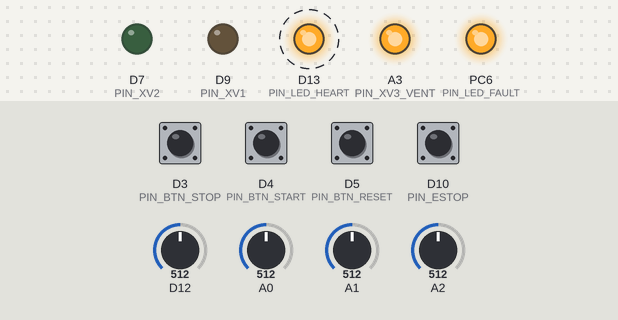
Recording of a sketch running on a simulated STM32 Nucleo. On the bench: output pins drawn as LEDs (lit = HIGH). Dashed ring = blinking. The test bench sets the inputs (shaded band); at power-on: D3 (PIN_BTN_STOP), D4 (PIN_BTN_START), D5 (PIN_BTN_RESET), D10 (PIN_ESTOP) HIGH, A0 = 512, A1 = 512, A2 = 512, D12 = 512 (analog values on the 0–1023 scale). What the sketch prints to the serial monitor is not drawn.

Above: at 1.2 s.
1.3 s: A0 set to 542
3.5 s: A1 set to 539
6.5 s: A2 set to 528
Timing chart, 0 to 15.5 s (numbered marks = the images above; inputs shaded):
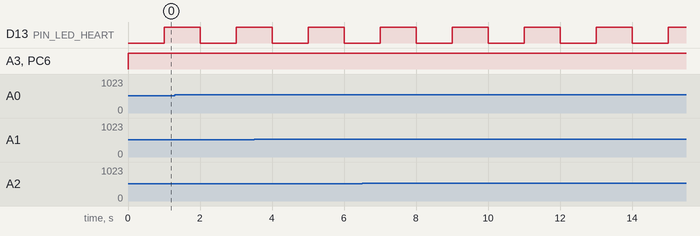

Measured:
- by itself, D13 (PIN_LED_HEART): alternates HIGH for 1.0 s and LOW for 1.0 s

The sketch:

sketch.ino
```cpp
// ===== H2 dispenser controller - Step 3b: E-stop interrupt + bug fixes =====
#include "sensor_420.h"
#include "redundancy.h"
#include "rate_check.h"
#include "faults.h"
#include "safety.h"

// ---- inputs ----
#define PIN_BTN_RESET  PB4
#define PIN_BTN_START  PB5
#define PIN_BTN_STOP   PB3
#define PIN_ESTOP      PB6     // NEW: E-stop loop, LOW = healthy, HIGH = STOP
// ---- outputs ----
#define PIN_LED_FAULT  PC6
#define PIN_XV1        PC7
#define PIN_XV2        PA8
#define PIN_XV3_VENT   PB0
#define PIN_LED_HEART  PA5

Sensor sensors[] = {
  { "PT1", "MPa",  PA0,   0.0f, 100.0f },
  { "PT2", "MPa",  PA1,   0.0f, 100.0f },
  { "TT1", "C",    PA4, -50.0f, 100.0f },
  { "GD1", "%LEL", PA6,   0.0f, 100.0f },
};
const int N_SENSORS = 4;
SensorPair pressure = { "P", &sensors[0], &sensors[1], 2.0f, 500 };
RateCheck rates[] = {
  { &sensors[0], 20.0f, 100 },
  { &sensors[1], 20.0f, 100 },
  { &sensors[2],  5.0f, 100 },
};

// process limits with HYSTERESIS (trip value, clear value) - example values
const float P_TRIP = 87.5f, P_CLEAR = 85.0f;
const float T_TRIP = 85.0f, T_CLEAR = 80.0f;
const float GAS_WARN_LEL = 10.0f, GAS_ALARM_LEL = 25.0f, GAS_HYST = 2.0f;
bool opActive = false, otActive = false, gasWarnActive = false, gasAlarmActive = false;

Safety   safety;
uint32_t faults = 0, lastFaults = 0;
const uint32_t SAMPLE_MS = 10, PRINT_MS = 1000;
uint32_t lastSample = 0, lastPrint = 0;
bool lastReset = false, lastStart = false, lastStop = false;

// ================= E-STOP INTERRUPT =================
// 'volatile': the variable is changed inside an interrupt, so the compiler
// must re-read it from memory every time instead of keeping a cached copy.
volatile bool     estopTripped = false;
volatile uint32_t estopAtUs    = 0;

void estopISR() {
  // FAST PATH: close the valves RIGHT NOW, without waiting for loop().
  // Kept tiny: no Serial, no delay, no maths.
  digitalWrite(PIN_XV1, LOW);
  digitalWrite(PIN_XV2, LOW);
  digitalWrite(PIN_XV3_VENT, HIGH);      // LED on = venting
  if (!estopTripped) estopAtUs = micros();
  estopTripped = true;
}

// Writes the valve outputs, but never re-opens a valve after the E-stop ISR
// closed it. Interrupts are blocked between the CHECK and the WRITE, so the
// ISR cannot fire in the gap (that gap would be a race condition).
void writeOutputs(const Valves& v) {
  noInterrupts();
  if (estopTripped) {
    digitalWrite(PIN_XV1, LOW);
    digitalWrite(PIN_XV2, LOW);
    digitalWrite(PIN_XV3_VENT, HIGH);
  } else {
    digitalWrite(PIN_XV1, v.xv1Supply);
    digitalWrite(PIN_XV2, v.xv2Dispense);
    digitalWrite(PIN_XV3_VENT, !v.xv3VentClosed);
  }
  interrupts();
}

// ================= fault collection =================
// trip at 'trip', clear only below 'clear' (prevents chattering at the limit)
bool hyst(bool& active, float value, float trip, float clear) {
  if (!active && value >= trip)  active = true;
  if (active  && value <  clear) active = false;
  return active;
}

uint32_t collectFaults() {
  uint32_t f = 0;
  if (!usable(sensors[0])) f |= FLT_PT1_WIRING;
  if (!usable(sensors[1])) f |= FLT_PT2_WIRING;
  if (!usable(sensors[2])) f |= FLT_TT1_WIRING;
  if (!usable(sensors[3])) f |= FLT_GD1_WIRING;
  if (pressure.state == PAIR_DEGRADED) f |= FLT_P_DEGRADED;
  if (pressure.state == PAIR_DISAGREE) f |= FLT_P_DISAGREE;
  if (pressure.state == PAIR_LOST || pressure.state == PAIR_INIT) f |= FLT_P_LOST;
  if (rates[0].fault) f |= FLT_PT1_RATE;
  if (rates[1].fault) f |= FLT_PT2_RATE;
  if (rates[2].fault) f |= FLT_TT1_RATE;
  if (pressure.state != PAIR_LOST && pressure.state != PAIR_INIT)
    if (hyst(opActive, pressure.value, P_TRIP, P_CLEAR)) f |= FLT_OVERPRESSURE;
  if (usable(sensors[2]) && hyst(otActive, sensors[2].value, T_TRIP, T_CLEAR)) f |= FLT_OVERTEMP;
  if (usable(sensors[3])) {
    if (hyst(gasWarnActive,  sensors[3].value, GAS_WARN_LEL,  GAS_WARN_LEL  - GAS_HYST)) f |= FLT_GAS_WARN;
    if (hyst(gasAlarmActive, sensors[3].value, GAS_ALARM_LEL, GAS_ALARM_LEL - GAS_HYST)) f |= FLT_GAS_ALARM;
  }
  // E-stop: latched flag from the ISR, OR the circuit still open right now
  if (estopTripped || digitalRead(PIN_ESTOP) == HIGH) f |= FLT_ESTOP;
  return f;
}

// ================= logging =================
void logTime(uint32_t now) { Serial.print("["); Serial.print(now); Serial.print(" ms] "); }

void logFaultChanges(uint32_t now, uint32_t oldF, uint32_t newF) {
  uint32_t changed = oldF ^ newF;
  for (int b = 0; b < N_FAULT_BITS; b++) {
    if (!(changed & (1u << b))) continue;
    logTime(now);
    Serial.print((newF & (1u << b)) ? "FAULT+ " : "FAULT- ");
    Serial.print(faultName(b));
    if (newF & (1u << b)) { Serial.print("  -> action "); Serial.print(actionName(faultAction(1u << b))); }
    Serial.println();
  }
}

// list every active fault whose action is at least 'minAct': the REASON
void printReasons(uint32_t f, Action minAct) {
  for (int b = 0; b < N_FAULT_BITS; b++)
    if ((f & (1u << b)) && faultAction(1u << b) >= minAct) { Serial.print(" "); Serial.print(faultName(b)); }
  Serial.println();
}

bool pressedEdge(uint32_t pin, bool& last) {
  bool now = digitalRead(pin) == LOW;
  bool edge = now && !last;
  last = now;
  return edge;
}

void setup() {
  Serial.begin(115200);
  analogReadResolution(12);
  pinMode(PIN_BTN_RESET, INPUT_PULLUP);
  pinMode(PIN_BTN_START, INPUT_PULLUP);
  pinMode(PIN_BTN_STOP,  INPUT_PULLUP);
  pinMode(PIN_ESTOP,     INPUT_PULLUP);    // open circuit -> HIGH -> STOP (fail-safe)
  pinMode(PIN_LED_FAULT, OUTPUT);
  pinMode(PIN_XV1, OUTPUT);
  pinMode(PIN_XV2, OUTPUT);
  pinMode(PIN_XV3_VENT, OUTPUT);
  pinMode(PIN_LED_HEART, OUTPUT);
  safetyInit(safety);
  attachInterrupt(digitalPinToInterrupt(PIN_ESTOP), estopISR, RISING);
  if (digitalRead(PIN_ESTOP) == HIGH) estopTripped = true;   // already open at power-up
  Serial.println("H2 dispenser - Step 3b: E-stop interrupt + fixes");
}

void loop() {
  uint32_t now = millis();

  if (now - lastSample >= SAMPLE_MS) {
    lastSample += SAMPLE_MS;

    for (int i = 0; i < N_SENSORS; i++) sensorUpdate(sensors[i], (uint16_t)analogRead(sensors[i].pin));
    pairUpdate(pressure, now);
    for (int i = 0; i < 3; i++) rateUpdate(rates[i], now);

    bool start = pressedEdge(PIN_BTN_START, lastStart);
    bool stop  = pressedEdge(PIN_BTN_STOP,  lastStop);
    bool reset = pressedEdge(PIN_BTN_RESET, lastReset);

    if (reset) {
      logTime(now); Serial.println("RESET pressed");
      pairReset(pressure);
      for (int i = 0; i < 3; i++) rateReset(rates[i]);
      // the E-stop latch may only clear when the button is released (circuit closed)
      if (estopTripped && digitalRead(PIN_ESTOP) == LOW) estopTripped = false;
    }

    // report the reaction time of the E-stop interrupt (once)
    static bool estopReported = false;
    if (estopTripped && !estopReported) {
      uint32_t atUs; noInterrupts(); atUs = estopAtUs; interrupts();
      logTime(now); Serial.print("E-STOP: valves closed by ISR, loop noticed ");
      Serial.print((micros() - atUs) / 1000.0f, 2); Serial.println(" ms later");
      estopReported = true;
    }
    if (!estopTripped) estopReported = false;

    faults = collectFaults();
    if (faults != lastFaults) { logFaultChanges(now, lastFaults, faults); lastFaults = faults; }

    DispState before = safety.state;
    bool changed = safetyUpdate(safety, faults, start, stop, reset, now);
    if (changed) {
      logTime(now); Serial.print("STATE "); Serial.print(dispStateName(before));
      Serial.print(" -> "); Serial.println(dispStateName(safety.state));
    }

    // NEW: tell the operator WHY a command was refused
    if (start && safety.state != DS_FILLING) {
      logTime(now); Serial.print("START refused (state "); Serial.print(dispStateName(safety.state));
      Serial.print(")");
      if ((safety.state == DS_ESD || safety.state == DS_STOPPED) && worstAction(faults) < ACT_STOP)
        Serial.println(": causes cleared, shutdown is LATCHED -> press RESET first");
      else { Serial.print(", active:"); printReasons(faults, ACT_INHIBIT); }
    }
    if (reset && (safety.state == DS_STOPPED || safety.state == DS_ESD)) {
      logTime(now); Serial.print("RESET refused, still active:"); printReasons(faults, ACT_STOP);
    }

    writeOutputs(safety.out);
    digitalWrite(PIN_LED_FAULT, faults != 0);
  }

  if (now - lastPrint >= PRINT_MS) {
    lastPrint += PRINT_MS;
    digitalWrite(PIN_LED_HEART, !digitalRead(PIN_LED_HEART));
    Serial.print(dispStateName(safety.state));
    Serial.print("  P="); Serial.print(pressure.value, 1);
    Serial.print(" (PT1="); Serial.print(sensors[0].value, 1);
    Serial.print(" PT2="); Serial.print(sensors[1].value, 1); Serial.print(")");
    Serial.print("  T="); Serial.print(sensors[2].value, 1);
    Serial.print("  GD1="); Serial.print(sensors[3].value, 1);
    Serial.print("  faults=0x"); Serial.print(faults, HEX);
    Serial.print("  XV1="); Serial.print(digitalRead(PIN_XV1));
    Serial.print(" XV2="); Serial.print(digitalRead(PIN_XV2));
    Serial.print(" VENT="); Serial.println(digitalRead(PIN_XV3_VENT));
  }
}
```

faults.h
```cpp
// faults.h - the FAULT REGISTER: one bit per fault, many can be active at once.
// Fixes the Step 2 flaw where one state variable could hide a second fault.
#pragma once
#include <stdint.h>

enum FaultBit : uint32_t {
  FLT_PT1_WIRING   = 1u << 0,
  FLT_PT2_WIRING   = 1u << 1,
  FLT_TT1_WIRING   = 1u << 2,
  FLT_GD1_WIRING   = 1u << 3,
  FLT_P_DEGRADED   = 1u << 4,   // only one pressure sensor left
  FLT_P_DISAGREE   = 1u << 5,
  FLT_P_LOST       = 1u << 6,   // no pressure measurement at all
  FLT_PT1_RATE     = 1u << 7,
  FLT_PT2_RATE     = 1u << 8,
  FLT_TT1_RATE     = 1u << 9,
  FLT_GAS_WARN     = 1u << 10,  // GD1 >= 10 %LEL
  FLT_GAS_ALARM    = 1u << 11,  // GD1 >= 25 %LEL
  FLT_OVERPRESSURE = 1u << 12,  // P >= 87.5 MPa
  FLT_OVERTEMP     = 1u << 13,  // TT1 >= 85 C
  FLT_ESTOP        = 1u << 14,  // NEW: emergency-stop button / circuit open
};
const int N_FAULT_BITS = 15;

inline const char* faultName(int bit) {
  static const char* names[N_FAULT_BITS] = {
    "PT1_WIRING", "PT2_WIRING", "TT1_WIRING", "GD1_WIRING",
    "P_DEGRADED", "P_DISAGREE", "P_LOST",
    "PT1_RATE", "PT2_RATE", "TT1_RATE",
    "GAS_WARN", "GAS_ALARM", "OVERPRESSURE", "OVERTEMP", "ESTOP" };
  return (bit >= 0 && bit < N_FAULT_BITS) ? names[bit] : "?";
}

// ---------- CAUSE & EFFECT MATRIX ----------
// What the station must DO for each fault. Higher number = more severe.
enum Action : uint8_t {
  ACT_NONE    = 0,
  ACT_WARN    = 1,   // alarm to operator, keep running
  ACT_INHIBIT = 2,   // do not START a new fill
  ACT_STOP    = 3,   // controlled stop: close valves in sequence
  ACT_ESD     = 4    // emergency shutdown: close everything now, vent the hose
};

inline Action faultAction(uint32_t bit) {
  switch (bit) {
    case FLT_GAS_WARN:     return ACT_INHIBIT;
    case FLT_P_DEGRADED:   return ACT_STOP;    // Step 2 decision: no redundancy -> stop
    case FLT_P_DISAGREE:   return ACT_STOP;
    case FLT_PT1_RATE:
    case FLT_PT2_RATE:     return ACT_STOP;
    case FLT_TT1_WIRING:
    case FLT_TT1_RATE:     return ACT_STOP;    // cannot verify gas temperature
    case FLT_PT1_WIRING:
    case FLT_PT2_WIRING:   return ACT_WARN;    // covered by P_DEGRADED / P_LOST
    case FLT_GD1_WIRING:   return ACT_ESD;     // blind gas detector = assume gas
    case FLT_P_LOST:       return ACT_ESD;
    case FLT_GAS_ALARM:    return ACT_ESD;
    case FLT_OVERPRESSURE: return ACT_ESD;
    case FLT_OVERTEMP:     return ACT_ESD;
    case FLT_ESTOP:        return ACT_ESD;
  }
  return ACT_NONE;
}

inline const char* actionName(Action a) {
  static const char* n[] = { "none", "WARN", "INHIBIT", "STOP", "ESD" };
  return n[a];
}

// The most severe action required by all active faults together.
inline Action worstAction(uint32_t faults) {
  Action worst = ACT_NONE;
  for (int b = 0; b < N_FAULT_BITS; b++)
    if (faults & (1u << b)) {
      Action a = faultAction(1u << b);
      if (a > worst) worst = a;
    }
  return worst;
}
```

rate_check.h
```cpp
// rate_check.h - "can the real process really change this fast?"
// A pressure pipe cannot jump 30 MPa in 0.1 s. If the reading does, the
// SIGNAL is broken (loose contact, EMI spike, failing transmitter), not the pipe.
#pragma once
#include "sensor_420.h"

struct RateCheck {
  Sensor*  s;
  float    maxRate;        // allowed change [units per second]
  uint32_t windowMs;       // measure the change over this time
  // outputs
  float    rate;           // last measured rate [units/s]
  bool     fault;          // latched until operator reset
  uint32_t trips;
  // internal
  float    lastValue;
  uint32_t lastMs;
  bool     started;
};

// Returns true when a NEW rate fault was latched.
inline bool rateUpdate(RateCheck& r, uint32_t nowMs) {
  if (!usable(*r.s)) { r.started = false; return false; }   // wiring fault wins

  // use the RAW current: the low-pass filter would hide fast jumps
  float v = maToEng(r.s->maRaw, r.s->lo, r.s->hi);

  if (!r.started) { r.lastValue = v; r.lastMs = nowMs; r.started = true; return false; }
  uint32_t dt = nowMs - r.lastMs;
  if (dt < r.windowMs) return false;

  r.rate = (v - r.lastValue) * 1000.0f / (float)dt;
  r.lastValue = v;
  r.lastMs = nowMs;

  float mag = r.rate < 0 ? -r.rate : r.rate;
  if (mag > r.maxRate && !r.fault) { r.fault = true; r.trips++; return true; }
  return false;
}

inline bool rateReset(RateCheck& r) {
  if (!r.fault) return false;
  r.fault = false;
  r.started = false;       // start measuring fresh
  return true;
}
```

redundancy.h
```cpp
// redundancy.h - two sensors measuring the same thing: are they telling the truth?
#pragma once
#include "sensor_420.h"

enum PairState {
  PAIR_INIT,       // not yet checked
  PAIR_OK,         // both usable and they agree
  PAIR_DEGRADED,   // one sensor lost: running on the other one, no redundancy left
  PAIR_DISAGREE,   // both look healthy but report different values: one is lying
  PAIR_LOST        // both unusable: no measurement at all
};

struct SensorPair {
  const char* name;
  Sensor*  a;
  Sensor*  b;
  float    maxDiff;        // allowed difference [engineering units]
  uint32_t confirmMs;      // how long a difference must last before it counts
  // outputs
  PairState state;
  float     value;         // the value the safety logic should use
  float     diff;
  // internal
  uint32_t  diffSinceMs;
  bool      diffActive;
};

inline const char* pairName(PairState p) {
  switch (p) {
    case PAIR_INIT:     return "INIT";
    case PAIR_OK:       return "OK";
    case PAIR_DEGRADED: return "DEGRADED";
    case PAIR_DISAGREE: return "DISAGREE";
    case PAIR_LOST:     return "LOST";
  }
  return "?";
}

// Returns true when the pair state changed.
inline bool pairUpdate(SensorPair& p, uint32_t nowMs) {
  PairState old = p.state;
  bool okA = usable(*p.a), okB = usable(*p.b);

  if (okA && okB) {
    p.diff = p.a->value - p.b->value;
    if (p.diff < 0) p.diff = -p.diff;

    // Conservative choice for PRESSURE: use the HIGHER reading, so an
    // over-pressure check can never be fooled by the lower sensor.
    p.value = (p.a->value > p.b->value) ? p.a->value : p.b->value;

    if (p.diff > p.maxDiff) {
      if (!p.diffActive) { p.diffActive = true; p.diffSinceMs = nowMs; }
      if (nowMs - p.diffSinceMs >= p.confirmMs) p.state = PAIR_DISAGREE;
    } else {
      p.diffActive = false;
      if (p.state != PAIR_DISAGREE) p.state = PAIR_OK;   // DISAGREE is latched
    }
  } else if (okA || okB) {
    p.value = okA ? p.a->value : p.b->value;
    p.diff  = 0;
    p.diffActive = false;
    if (p.state != PAIR_DISAGREE) p.state = PAIR_DEGRADED;
  } else {
    p.value = 0;
    p.state = PAIR_LOST;
  }
  return p.state != old;
}

// Operator pressed RESET. DISAGREE clears only if the sensors agree NOW.
// FIX (Step 3b): go DIRECTLY to the correct state. Going to PAIR_INIT first
// made the station see "no pressure measurement" for one cycle = ESD,
// so the reset caused its own refusal.
inline bool pairReset(SensorPair& p) {
  if (p.state != PAIR_DISAGREE || p.diffActive) return false;
  bool okA = usable(*p.a), okB = usable(*p.b);
  if (okA && okB)      p.state = PAIR_OK;
  else if (okA || okB) p.state = PAIR_DEGRADED;
  else                 p.state = PAIR_LOST;
  return true;
}
```

Source omitted: safety.h (3054 bytes), sensor_420.h (2308 bytes)
